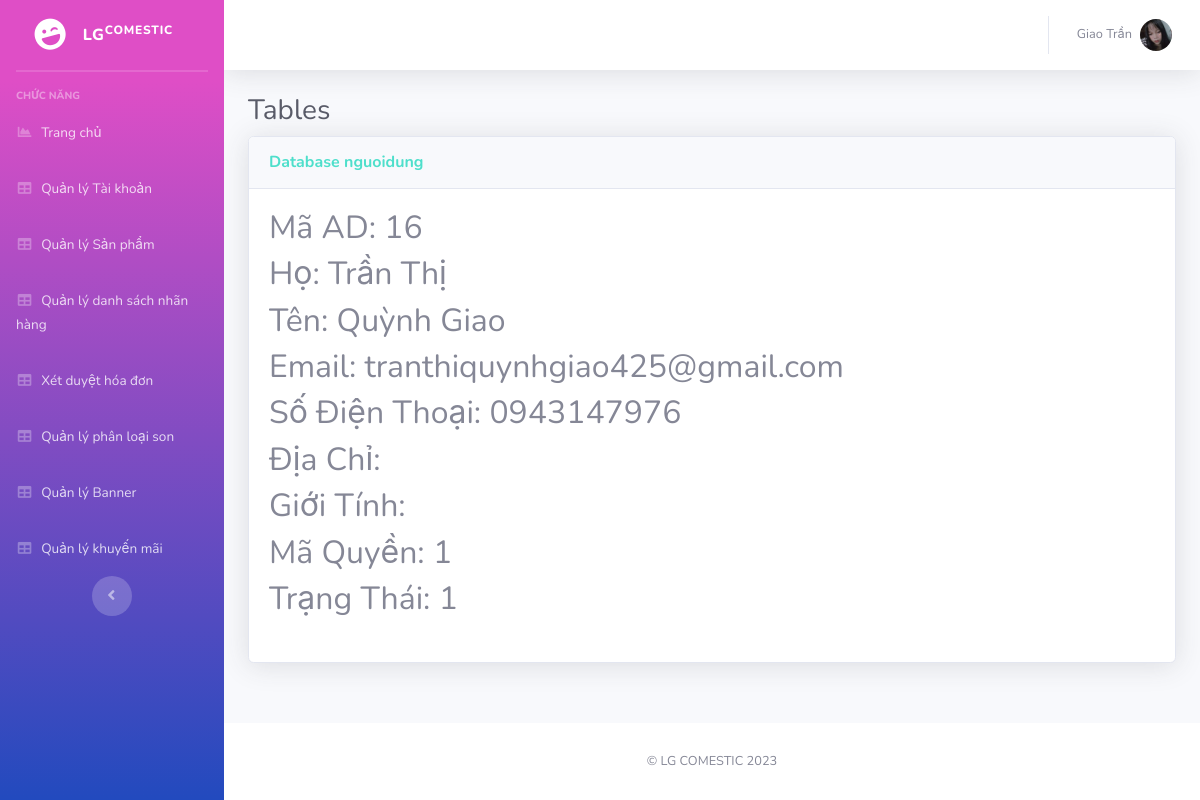
The app's page /Admin/index.php?mod=nguoidung&act=detail&id=16 (signed in) with its own data.
### tables this page shows
CREATE TABLE `nguoidung` (
  `MaND` int(11) NOT NULL,
  `Ho` varchar(20) NOT NULL,
  `Ten` varchar(20) NOT NULL,
  `GioiTinh` varchar(10) NOT NULL,
  `SDT` varchar(20) DEFAULT NULL,
  `Email` varchar(50) NOT NULL,
  `DiaChi` varchar(200) NOT NULL,
  `TaiKhoan` varchar(100) NOT NULL,
  `MatKhau` varchar(100) NOT NULL,
  `MaQuyen` int(11) NOT NULL,
  `TrangThai` int(11) NOT NULL
);

### Admin/MVC/controllers/NguoiDungController.php (called while the page is built, shortened)
<?php
class NguoiDungController
{
    var $nguoidung_model;
    public function __construct()
    {
        $this->nguoidung_model = new nguoidung();
    }
    public function detail()
    {
        $id = isset($_GET['id']) ? $_GET['id'] : 1;
        $data = $this->nguoidung_model->find($id);
        require_once("MVC/Views/Admin/index.php");
    }
}

### Admin/MVC/Models/connection.php (called while the page is built, shortened)
<?php
    class Connection{
        function __construct()
        {
            $severname ="localhost";
            $username ="root";
            $password ="";
            $db_name ="shopmypham";
            $this->conn = new mysqli($severname,$username,$password,$db_name);
        }
    }
?>

### Admin/MVC/Models/model.php (called while the page is built, shortened)
<?php
require_once("connection.php");
class Model
{
    var $conn;
    var $table;
    var $contens;
    function __construct()
    {
        $conn_obj = new Connection();
        $this->conn = $conn_obj->conn;
    }
    function find($id)
    {
        $query = "select * from $this->table where $this->contens =$id";
        return $this->conn->query($query)->fetch_assoc();
    }
}

### Admin/MVC/Views/nguoidung/detail.php (the view)
<table class="table table-bordered" id="dataTable" width="100%" cellspacing="0">
    <h2>Mã AD: <?=$data['MaND']?></h2>
    <h2>Họ: <?=$data['Ho'] ?></h2>
    <h2>Tên: <?=$data['Ten']?></h2>
    <h2>Email: <?=$data['Email'] ?></h2>
    <h2>Số Điện Thoại: <?=$data['SDT'] ?></h2>
    <h2>Địa Chỉ: <?=$data['DiaChi']?></h2>
    <h2>Giới Tính: <?=$data['GioiTinh'] ?></h2>
    <h2>Mã Quyền: <?=$data['MaQuyen'] ?></h2>
    <h2>Trạng Thái: <?=$data['TrangThai'] ?></h2>
</table>

### records on screen
nguoidung: MaND "16", Ho "Trần Thị", Ten "Quỳnh Giao", Email "tranthiquynhgiao425@gmail.com", SDT "0943147976", MaQuyen "1", TrangThai "1"

### other values on screen
$_SESSION['login']['TaiKhoan'] "Giao Trần"
$mod "nguoidung"
